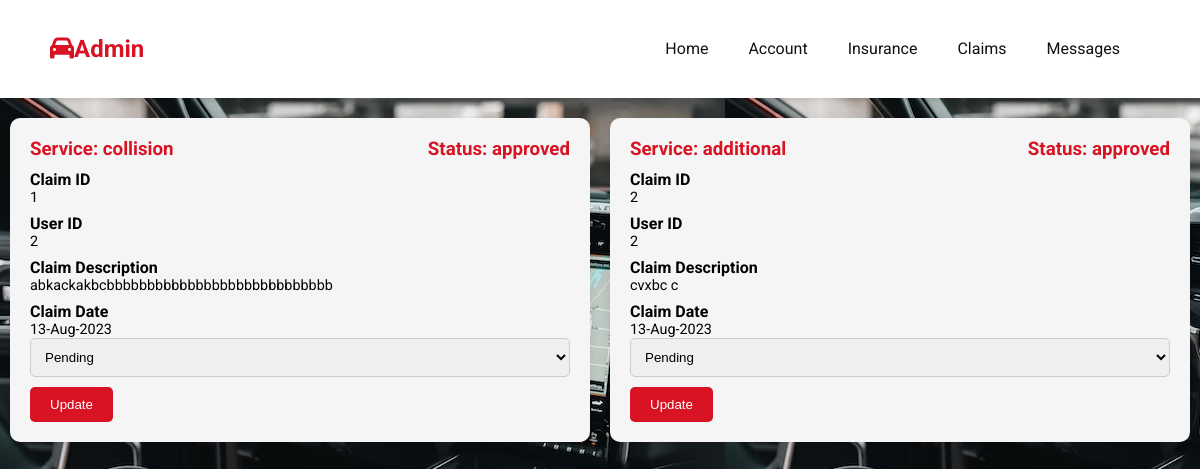
Page /refer/carinsure/admin_claims.php on the committed database.
### tables this page shows
CREATE TABLE `claims` (
  `id` int(255) NOT NULL,
  `user_id` int(255) NOT NULL,
  `service_type` varchar(255) NOT NULL,
  `claim_description` varchar(1000) NOT NULL,
  `claim_date` varchar(255) NOT NULL,
  `status` varchar(255) NOT NULL DEFAULT 'pending'
);

### refer/carinsure/admin_claims.php (the view, shortened to what this page needs)
<?php
@include 'config.php';
$query = "SELECT * FROM claims";
$result = mysqli_query($conn, $query);
$claims = mysqli_fetch_all($result, MYSQLI_ASSOC);
?>
<!DOCTYPE html>
<html lang="en">
<head>
    <link rel="stylesheet" href="https://cdnjs.cloudflare.com/ajax/libs/font-awesome/6.0.0/css/all.min.css">
    <link rel="stylesheet" href="css/style.css">
</head>
<body>
    <?php @include 'admin_header.php'; ?>
    <div class="claim-container">
        <?php if (empty($claims)): ?>
            <div class="no-claim">
                <h3>No Claims</h3>
                <p>There are no claims yet.</p>
            </div>
        <?php else: ?>
            <?php foreach ($claims as $claim): ?>
                <div class="claim-box">
                    <div class="claim-header">
                        <h3>Service:
                            <?php echo $claim['service_type']; ?>
                        </h3>
                        <h3>Status:
                            <?php echo $claim['status']; ?>
                        </h3>
                    </div>
                    <div class="claim-details">
                        <p class="info-label">Claim ID</p>
                        <p class="info-value">
                            <?php echo $claim['id']; ?>
                        </p>
                        <p class="info-label">User ID</p>
                        <p class="info-value">
                            <?php echo $claim['user_id']; ?>
                        </p>
                        <p class="info-label">Claim Description</p>
                        <p class="info-value">
                            <?php echo $claim['claim_description']; ?>
                        </p>
                        <p class="info-label">Claim Date</p>
                        <p class="info-value">
                            <?php echo $claim['claim_date']; ?>
                        </p>
                    </div>
                    <form action="" method="post">
                        <select name="new_status">
                            <option value="pending">Pending</option>
                        </select>
                        <input type="submit" name="update_status" class="btn" value="Update">
                    </form>
                </div>
            <?php endforeach; ?>
        <?php endif; ?>
    </div>
    <br>
</body>
</html>

### refer/carinsure/css/style.css (style rules this page uses)
:root { --primary: #d81324; --secondary: #0b2154; --light: #bab7b7; --dark: #111111; }
body { font-family: "Roboto", sans-serif; background: url(../img/nebg6.jpg) repeat; max-width: 100%; margin: 0; padding: 0; font-size: 16px; }
input[type="submit"] { display: inline-block; background-color: var(--primary); color: #ffffff; padding: 10px 20px; border: none; border-radius: 5px; cursor: pointer; transition: background-color 0.3s; }

### refer/carinsure/admin_header.php (style rules this page uses)
.btn { padding: 10px 20px; background-color: var(--primary); color: #fff; text-decoration: none; border: none; border-radius: 2px; cursor: pointer; transition: background-color 0.3s; border-radius: 10px; }

### refer/carinsure/admin_claims.php (style rules this page uses)
.claim-container { display: flex; flex-wrap: wrap; gap: 20px; justify-content: center; margin-top: 20px; }
.claim-box { background-color: #f5f5f5; border-radius: 10px; padding: 20px; box-shadow: 0 0 10px rgba(0, 0, 0, 0.1); width: 45%; min-width: 300px; }
.claim-box p { margin: 0; font-size: 1em; }
input[type="text"], select { width: 100%; padding: 10px; border: 1px solid #cccccc; border-radius: 5px; transition: border-color 0.3s; padding-right: 0px; }
.claim-header { display: flex; justify-content: space-between; align-items: center; margin-bottom: 10px; }
.claim-header h3 { margin: 0; color: #d81324; }
.claim-details p { margin: 0; }
.claim-details p.info-label { font-weight: bold; margin-top: 0.5em; }
.claim-details p.info-value { margin: 0; font-size: 0.9em; }
.btn { display: inline-block; background-color: #d81324; color: #ffffff; padding: 10px 20px; border: none; border-radius: 5px; cursor: pointer; transition: background-color 0.3s; margin-top: 10px; text-decoration: none; }

### rows in the picture
claims: service_type "collision", status "approved", id "1", user "2", claim_description "abkackakbcbbbbbbbbbbbbbbbbbbbbbbbbbbbb", claim_date "13-Aug-2023"
claims: service_type "additional", status "approved", id "2", user "2", claim_description "cvxbc c", claim_date "13-Aug-2023"
